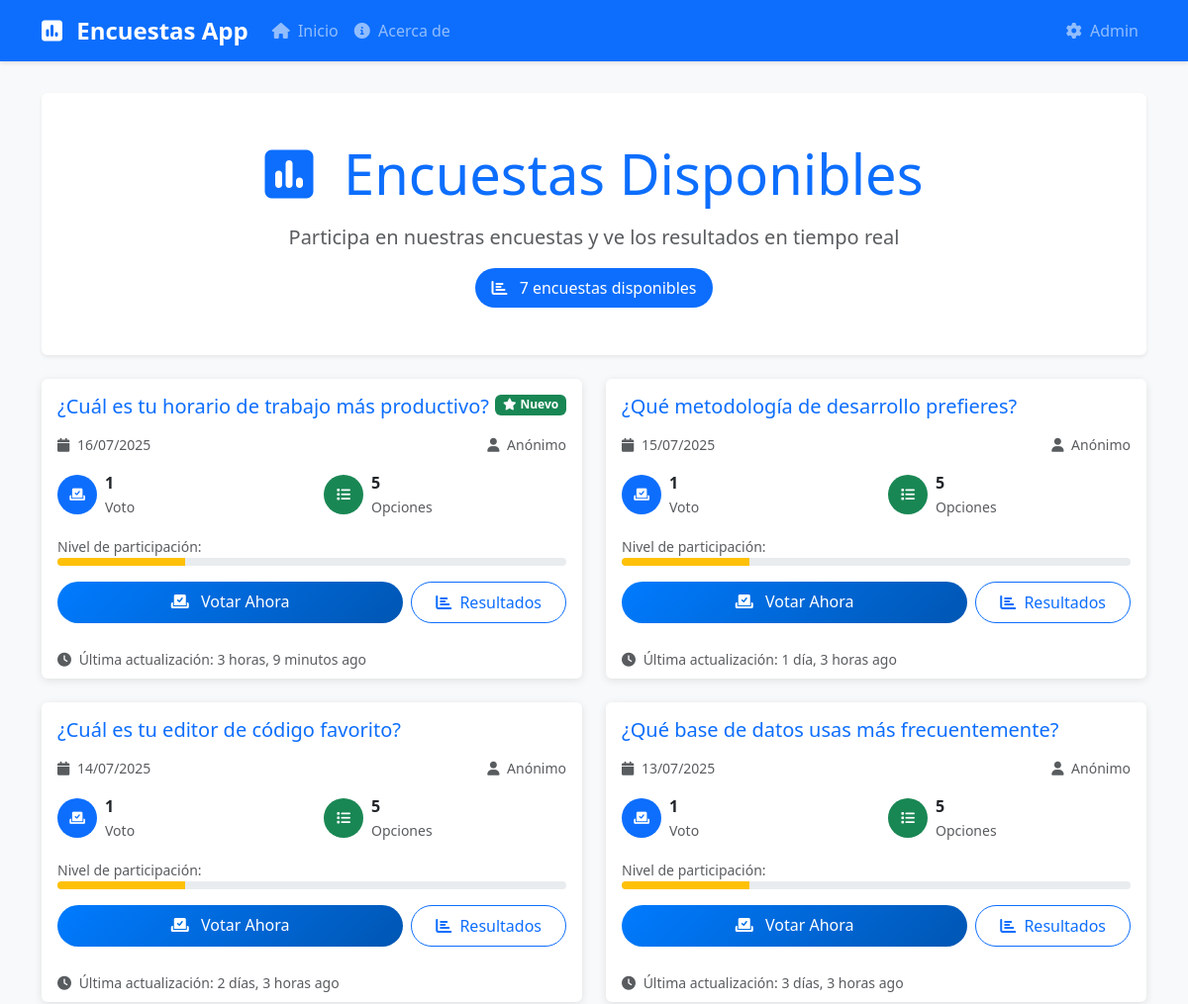
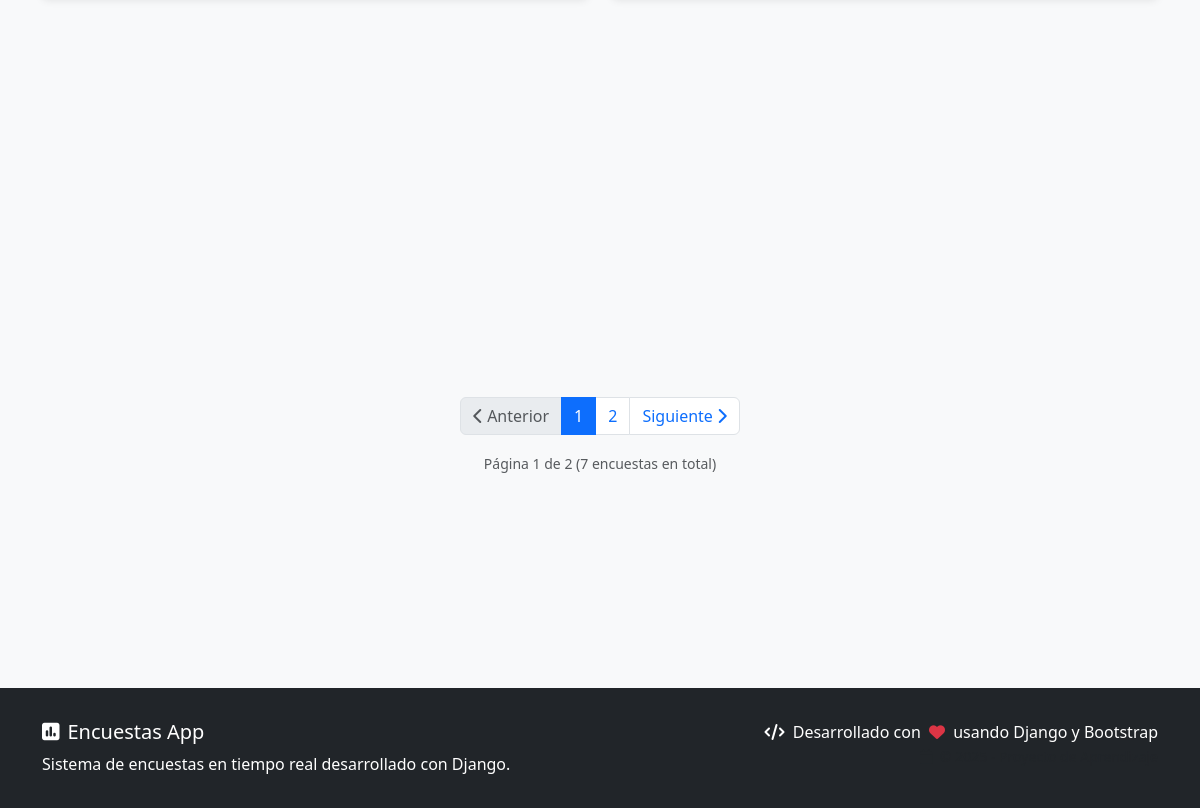
The page / on the database its author committed (2 pictures, top to bottom).
### polls/models.py (models this page shows, shortened)
class Question(models.Model):
    question_text = models.CharField(
        max_length=200,
        verbose_name="Texto de la pregunta",
        help_text="Escribe la pregunta que quieres hacer en la encuesta"
    )
    pub_date = models.DateTimeField(
        verbose_name="Fecha de publicación",
        help_text="Cuándo se publicó esta encuesta"
    )
    created_by = models.ForeignKey(
        User,
        on_delete=models.SET_NULL,
        null=True,
        blank=True,
        verbose_name="Creado por",
        help_text="Usuario que creó esta encuesta"
    )
    is_active = models.BooleanField(
        default=True,
        verbose_name="¿Está activa?",
        help_text="Las encuestas inactivas no aparecen en la lista principal"
    )
    created_at = models.DateTimeField(
        auto_now_add=True,
        verbose_name="Fecha de creación"
    )
    updated_at = models.DateTimeField(
        auto_now=True,
        verbose_name="Última actualización"
    )
    class Meta:
        verbose_name = "Pregunta"
        verbose_name_plural = "Preguntas"
        ordering = ['-pub_date']  # Ordenar por fecha de publicación (más recientes primero)
    def was_published_recently(self):
        now = timezone.now()
        return now - datetime.timedelta(days=1) <= self.pub_date <= now
    def total_votes(self):
        return Vote.objects.filter(choice__question=self).count()

### polls/views.py (the view)
# urls.py: path('', views.index, name='index'),
def index(request):
    question_list = Question.objects.filter(
        is_active=True,
        pub_date__lte=timezone.now()  # Solo encuestas ya publicadas
    ).select_related('created_by').prefetch_related('choice_set').order_by('-pub_date')
    paginator = Paginator(question_list, 5)
    page_number = request.GET.get('page')
    questions = paginator.get_page(page_number)
    for question in questions:
        question.total_votes_count = question.total_votes()
        question.choices_count = question.choice_set.count()
    context = {
        'questions': questions,
        'title': 'Encuestas Disponibles',
        'total_questions': question_list.count(),
    }
    return render(request, 'polls/index.html', context)

### polls/templates/polls/index.html (shortened to what this page needs)
{% extends "polls/base.html" %}
{% block content %}
<div class="row mb-4">
    <div class="col-12">
        <div class="text-center py-5 bg-white rounded shadow-sm fade-in">
            <h1 class="display-4 text-primary mb-3">
                <i class="fas fa-poll me-3"></i>
                Encuestas Disponibles
            </h1>
            <p class="lead text-muted">
                Participa en nuestras encuestas y ve los resultados en tiempo real
            </p>
            {% if total_questions %}
                <div class="d-inline-block bg-primary text-white px-3 py-2 rounded-pill">
                    <i class="fas fa-chart-bar me-2"></i>
                    {{ total_questions }} encuesta{{ total_questions|pluralize }} disponible{{ total_questions|pluralize }}
                </div>
            {% endif %}
        </div>
    </div>
</div>
{% if questions %}
    <div class="row">
        {% for question in questions %}
            <div class="col-lg-6 mb-4">
                <div class="card poll-card h-100 fade-in">
                    <div class="card-body">
                        <div class="d-flex justify-content-between align-items-start mb-3">
                            <h5 class="card-title text-primary mb-0">
                                {{ question.question_text }}
                            </h5>
                            {% if question.was_published_recently %}
                                <span class="badge bg-success">
                                    <i class="fas fa-star me-1"></i>Nuevo
                                </span>
                            {% endif %}
                        </div>
                        <div class="text-muted small mb-3">
                            <div class="row">
                                <div class="col-6">
                                    <i class="fas fa-calendar me-1"></i>
                                    {{ question.pub_date|date:"d/m/Y" }}
                                </div>
                                <div class="col-6 text-end">
                                    <i class="fas fa-user me-1"></i>
                                    {% if question.created_by %}
                                        {{ question.created_by.username }}
                                    {% else %}
                                        Anónimo
                                    {% endif %}
                                </div>
                            </div>
                        </div>
                        <div class="row mb-3">
                            <div class="col-6">
                                <div class="d-flex align-items-center">
                                    <div class="bg-primary text-white rounded-circle p-2 me-2" style="width: 40px; height: 40px; display: flex; align-items: center; justify-content: center;">
                                        <i class="fas fa-vote-yea fa-sm"></i>
                                    </div>
                                    <div>
                                        <div class="fw-bold">{{ question.total_votes_count }}</div>
                                        <small class="text-muted">Voto{{ question.total_votes_count|pluralize }}</small>
                                    </div>
                                </div>
                            </div>
                            <div class="col-6">
                                <div class="d-flex align-items-center">
                                    <div class="bg-success text-white rounded-circle p-2 me-2" style="width: 40px; height: 40px; display: flex; align-items: center; justify-content: center;">
                                        <i class="fas fa-list fa-sm"></i>
                                    </div>
                                    <div>
                                        <div class="fw-bold">{{ question.choices_count }}</div>
                                        <small class="text-muted">Opcion{{ question.choices_count|pluralize:"es" }}</small>
                                    </div>
                                </div>
                            </div>
                        </div>
                        {% if question.total_votes_count > 0 %}
                            <div class="mb-3">
                                <small class="text-muted">Nivel de participación:</small>
                                <div class="progress" style="height: 8px;">
                                    {% if question.total_votes_count < 5 %}
                                        <div class="progress-bar bg-warning" style="width: 25%"></div>
                                    {% elif question.total_votes_count < 15 %}
                                        <div class="progress-bar bg-info" style="width: 60%"></div>
                                    {% else %}
                                        <div class="progress-bar bg-success" style="width: 100%"></div>
                                    {% endif %}
                                </div>
                            </div>
                        {% endif %}
                        <div class="d-flex gap-2">
                            <a href="{% url 'polls:detail' question.id %}"
                               class="btn btn-vote btn-custom flex-fill">
                                <i class="fas fa-vote-yea me-2"></i>
                                Votar Ahora
                            </a>
                            <a href="{% url 'polls:results' question.id %}"
                               class="btn btn-outline-primary btn-custom">
                                <i class="fas fa-chart-bar me-1"></i>
                                Resultados
                            </a>
                        </div>
                    </div>
                    <div class="card-footer bg-transparent border-top-0">
                        <small class="text-muted">
                            <i class="fas fa-clock me-1"></i>
                            Última actualización: {{ question.pub_date|timesince }} ago
                        </small>
                    </div>
                </div>
            </div>
        {% endfor %}
    </div>
    {% if questions.has_other_pages %}
        <div class="row mt-4">
            <div class="col-12">
                <nav aria-label="Navegación de encuestas">
                    <ul class="pagination justify-content-center">
                        {% if questions.has_previous %}
                            <li class="page-item">
                                <a class="page-link" href="?page={{ questions.previous_page_number }}">
                                    <i class="fas fa-chevron-left me-1"></i>Anterior
                                </a>
                            </li>
                        {% else %}
                            <li class="page-item disabled">
                                <span class="page-link">
                                    <i class="fas fa-chevron-left me-1"></i>Anterior
                                </span>
                            </li>
                        {% endif %}
                        {% for num in questions.paginator.page_range %}
                            {% if questions.number == num %}
                                <li class="page-item active">
                                    <span class="page-link">{{ num }}</span>
                                </li>
                            {% elif num > questions.number|add:'-3' and num < questions.number|add:'3' %}
                                <li class="page-item">
                                    <a class="page-link" href="?page={{ num }}">{{ num }}</a>
                                </li>
                            {% endif %}
                        {% endfor %}
                        {% if questions.has_next %}
                            <li class="page-item">
                                <a class="page-link" href="?page={{ questions.next_page_number }}">
                                    Siguiente<i class="fas fa-chevron-right ms-1"></i>
                                </a>
                            </li>
                        {% else %}
                            <li class="page-item disabled">
                                <span class="page-link">
                                    Siguiente<i class="fas fa-chevron-right ms-1"></i>
                                </span>
                            </li>
                        {% endif %}
                    </ul>
                </nav>
                <div class="text-center text-muted">
                    <small>
                        Página {{ questions.number }} de {{ questions.paginator.num_pages }}
                        ({{ questions.paginator.count }} encuesta{{ questions.paginator.count|pluralize }} en total)
                    </small>
                </div>
            </div>
        </div>
    {% endif %}
{% endif %}
<div class="row mt-5">
    <div class="col-12">
    </div>
</div>
{% endblock %}

### polls/templates/polls/base.html (style rules this page uses)
:root { --primary-color: #007bff; --secondary-color: #6c757d; --success-color: #28a745; --warning-color: #ffc107; --danger-color: #dc3545; --dark-color: #343a40; --light-color: #f8f9fa; }
body { background-color: #f8f9fa; font-family: 'Segoe UI', Tahoma, Geneva, Verdana, sans-serif; min-height: 100vh; display: flex; flex-direction: column; }
.poll-card { transition: transform 0.2s ease-in-out, box-shadow 0.2s ease-in-out; border: none; box-shadow: 0 2px 8px rgba(0,0,0,.1); }
.btn-custom { border-radius: 25px; padding: 0.5rem 1.5rem; font-weight: 500; transition: all 0.3s ease; }
.btn-vote { background: linear-gradient(135deg, var(--primary-color), #0056b3); border: none; color: white; }
.fade-in { animation: fadeIn 0.5s ease-out; }

### rows shown on the page
Question: question_text "¿Cuál es tu horario de trabajo más productivo?", shows "Nuevo", pub_date "16/07/2025", shows "Anónimo", total_votes_count "1", choices_count "5", shows "Nivel de participación:", pub_date "3 horas, 9 minutos"
Question: question_text "¿Qué metodología de desarrollo prefieres?", pub_date "15/07/2025", shows "Anónimo", total_votes_count "1", choices_count "5", shows "Nivel de participación:", pub_date "1 día, 3 horas"
Question: question_text "¿Cuál es tu editor de código favorito?", pub_date "14/07/2025", shows "Anónimo", total_votes_count "1", choices_count "5", shows "Nivel de participación:", pub_date "2 días, 3 horas"
Question: question_text "¿Qué base de datos usas más frecuentemente?", pub_date "13/07/2025", shows "Anónimo", total_votes_count "1", choices_count "5", shows "Nivel de participación:", pub_date "3 días, 3 horas"

### other values the page prints
{{ total_questions }} "7"
{{ num }} "1"
{{ num }} "2"
{{ questions.number }} "1"
{{ questions.paginator.num_pages }} "2"
{{ questions.paginator.count }} "7"
